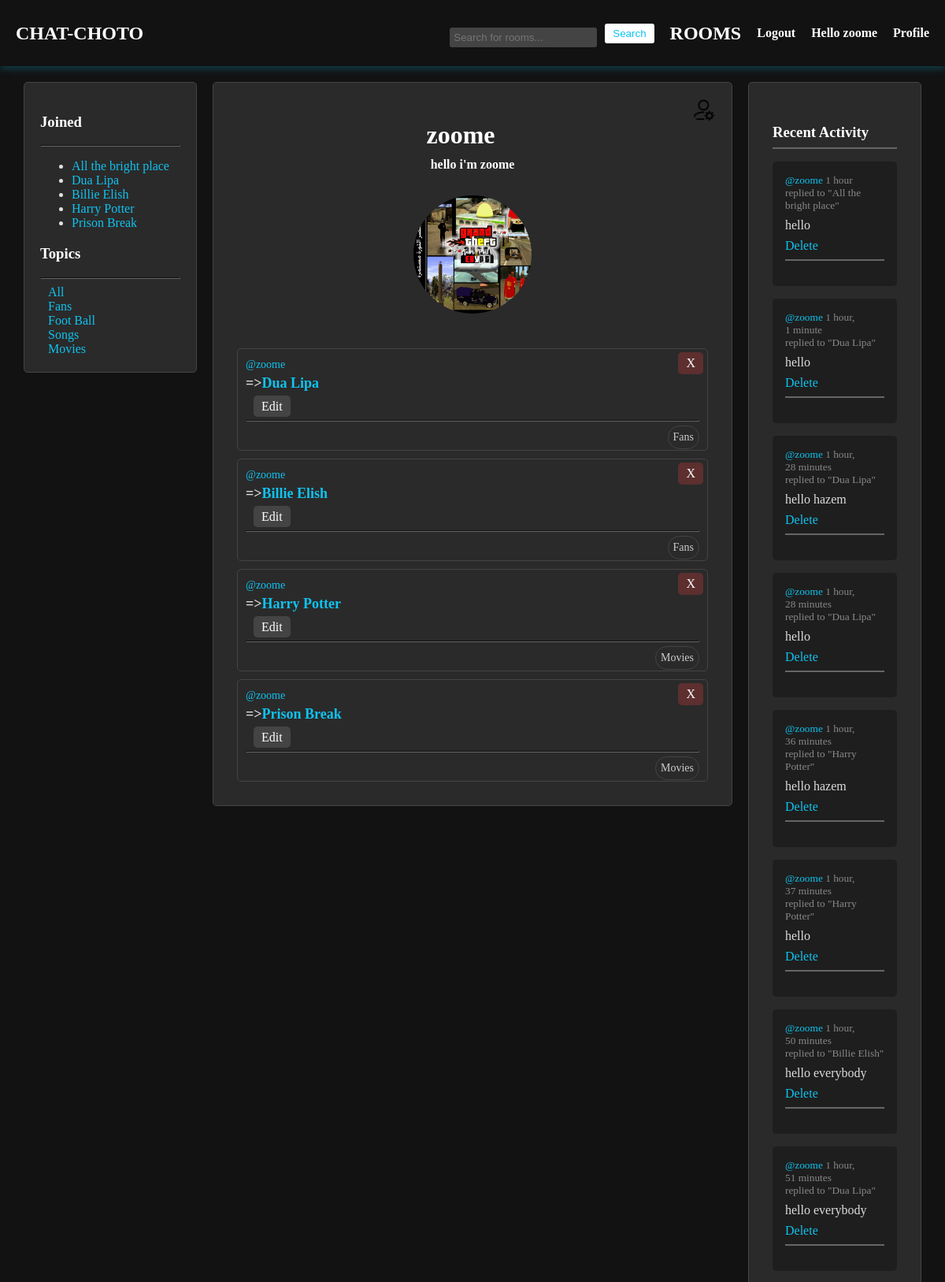
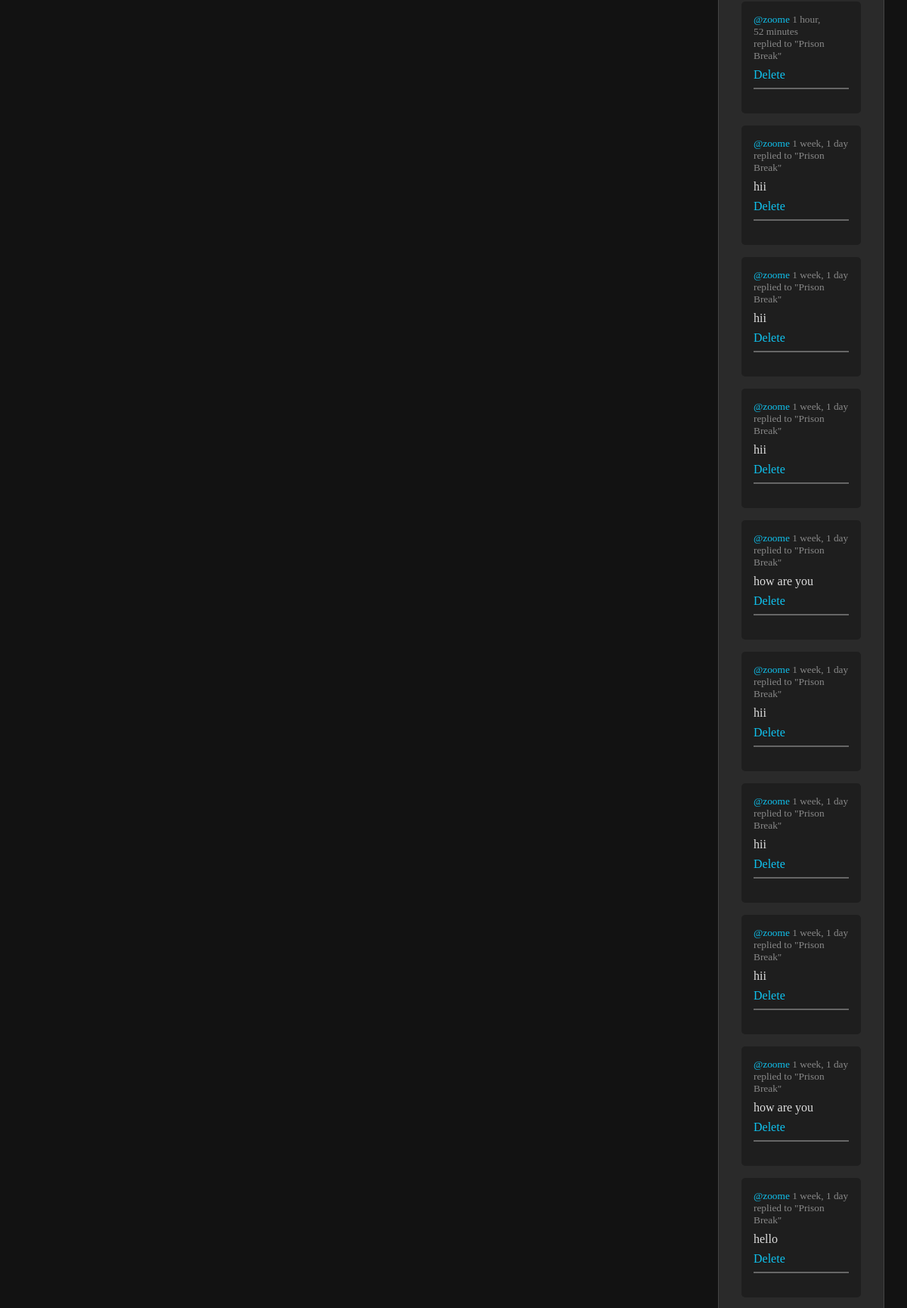
Screenshot of /profile/1 (signed in, upper part) with the database file from the repository (2 pictures, top to bottom).
### app/models.py (models this page shows, shortened)
class User(AbstractUser):
    name = models.CharField(max_length=200, null=True)
    email = models.EmailField(unique=True)
    bio = models.TextField(null=True)
    avatar = models.ImageField(default="profile.png")
    USERNAME_FIELD = 'username'
    REQUIRED_FIELDS = []

class Room(models.Model):
    host = models.ForeignKey(User, on_delete=models.SET_NULL, null=True)
    topic = models.ForeignKey(Topic, on_delete=models.SET_NULL, null=True)
    name = models.CharField(max_length=200)
    description = models.TextField(null=True)
    participants = models.ManyToManyField(User, related_name="participants", blank=True)
    created = models.DateTimeField(auto_now_add=True)
    updated = models.DateTimeField(auto_now=True)
    class Meta:
        ordering = ['-updated', '-created']
    def __str__(self):
        return self.name

class Topic(models.Model):
    name = models.CharField(max_length=200)

class Message(models.Model):
    user = models.ForeignKey(User, on_delete=models.CASCADE)
    room = models.ForeignKey(Room, on_delete=models.CASCADE)
    body = models.TextField(blank=True, null=True)
    file = models.FileField(upload_to='files/', blank=True, null=True)
    extension = models.CharField(max_length=10, null=True, blank=True)
    created = models.DateTimeField(auto_now_add=True)
    updated = models.DateTimeField(auto_now=True)
    class Meta:
        ordering = ['-updated', '-created']

### app/views.py (the view)
# urls.py: path('profile/<int:id>', views.userprofile),
def userprofile(request, id):
    user = User.objects.get(id=id)
    rooms = user.room_set.all()
    room_message = user.message_set.all()
    topics = Topic.objects.all()
    contact = Room.objects.all()
    participants = []
    for room in contact:
        for participant in room.participants.all():
            if str(participant) == user.username:
                participants.append(room)
    return render(request, 'profile.html', {'user': user, 'rooms': rooms, 'room_messages': room_message, 'topics': topics, 'contact': contact, 'participants': participants})

### templates/profile.html (shortened to what this page needs)
{% extends 'main.html' %}
{% block body %}
<div class="profile-container">
    <div class="profile-section">
        <h3>Joined</h3>
        <hr>
        <ul>
            {% for participant in participants %}
                <li>
                    <a href="/room/{{participant.id}}" class="room-link">{{participant}}</a>
                </li>
            {% endfor %}
            </ul>
        {% include 'topic_component.html' %}
    </div>
    <div class="profile-section profile-header">
        {% if request.user == user %}
            <a href="/update-profile/{{user.id}}" class="edit-button-profile"><img src="/static/images/setting.png"></a>
        {% endif %}
        <br>
        <h1>{{ user.username }}</h1>
        <h4>{{ user.bio }}</h4>
        <img src="/static/images/{{ user.avatar }}" alt="Profile Picture">
        {% include 'feed_component.html' %}
    </div>
    <div class="profile-section">
        {% include 'activity_component.html' %}
    </div>
</div>
{% endblock body %}

### templates/main.html (shortened to what this page needs)
<!DOCTYPE html>
{% load static %}
<html lang="en">
<head>
    <link rel="stylesheet" type="text/css" media="screen" href="{% static 'styles/main.css' %}">
    <link rel="stylesheet" href="https://cdnjs.cloudflare.com/ajax/libs/font-awesome/5.15.4/css/all.min.css">
    <link rel="stylesheet" href="https://cdnjs.cloudflare.com/ajax/libs/font-awesome/6.0.0-beta3/css/all.min.css">
</head>
<body>
    <header>
        <a href="/" class="logo">CHAT-CHOTO</a>
        <nav>
            <form method="GET" action="/rooms" class="search-form">
                <input type="text" name="q" placeholder="Search for rooms...">
                <input type="submit" value="Search">
            </form>
            <a href="/rooms" class="logo">ROOMS</a>
            {% if request.user.is_authenticated %}
                <a href="/logout" class="nav-link">Logout</a>
                <h4 class="welcome-msg">Hello {{ request.user }}</h4>
                <a href="/profile/{{request.user.id}}" class="nav-link">Profile</a>
            {% else %}
                <a href="/login" class="nav-link">Login</a>
            {% endif %}
        </nav>
    </header>
    <main>
        {% block body %}
        {% endblock %}
    </main>
</body>
</html>

### templates/topic_component.html
<h3>Topics</h3>
<hr>
<div>
    <a href="/rooms">All</a>
</div>
{% for topic in topics %}
    <div>
        <a href="/rooms/?q={{topic.name}}">{{topic.name}}</a>
    </div>
{% endfor %}

### templates/feed_component.html
<div class="room-list" style="text-align: initial;">
    {% for room in rooms %}
        <div class="room-item">
            <a href="/profile/{{room.host.id}}" class="host-link">@{{room.host.username}}</a>
            <h5 class="room-title">
                =><a href="/room/{{room.id}}" class="room-link">{{room.name}}</a>
            </h5>
            {% if request.user == room.host %}
                <div class="room-actions">
                    <a href="/update-room/{{room.id}}" class="edit-button">Edit</a>
                    <a href="/delete-room/{{room.id}}" class="delete-button d">X</a>
                </div>
            {% endif %}
            <hr>
            <small class="room-topic">{{room.topic.name}}</small>
            <br>
        </div>
    {% endfor %}
</div>

### templates/activity_component.html
<div class="recent-activity">
<h3>Recent Activity</h3>
<hr>
{% for message in room_messages %}
<div>
    <small><a href="/profile/{{message.user.id}}">@{{message.user}}</a> {{message.created|timesince}} </small>
    <small>replied to "{{message.room}}"</small>
    <p>{{message.body}}</p>
    {% if request.user == message.user %}
        <a href="/delete_message/{{message.id}}">Delete</a>
    {% endif %}
    <hr>
</div>
{% endfor %}
</div>

### static/styles/main.css (style rules this page uses)
body { font-family: Arial, sans-serif; margin: 0; padding: 0; background-color: #121212; color: #E0E0E0 ; font-family: cursive; }
header { display: flex; justify-content: space-between; align-items: center; background-color: #24c4da00; color: white; padding: 10px 20px; box-shadow: 0 4px 8px #0fc3f03b; }
header .logo { font-size: 24px; font-weight: bold; color: white; text-decoration: none; }
header nav { display: flex; align-items: center; height: 4rem; }
header nav .search-form { display: flex; align-items: center; margin-right: 20px; }
header nav .search-form input[type="text"] { padding: 5px; border: none; border-radius: 3px; }
header nav .search-form input[type="submit"] { padding: 5px 10px; margin-left: 10px; border: none; background-color: white; color: #0fc3f0; cursor: pointer; border-radius: 3px; }
header nav .nav-link { color: white; text-decoration: none; font-weight: bold; margin-left: 20px; }
header nav .welcome-msg { margin-left: 20px; }
main { padding: 20px; }
div { padding: 0 10px 0 10px; }
a { color: #0fc3f0; text-decoration: none; }
.recent-activity { margin-top: 2rem; }
.recent-activity h3 { margin-bottom: 0.5rem; }
.recent-activity hr { border: 1px solid #333333; margin-bottom: 1rem; }
.recent-activity div { padding: 1rem; background-color: #1E1E1E; border-radius: 5px; margin-bottom: 1rem; }
.recent-activity small { display: block; color: #888888; }
.recent-activity a { color: #0fc3f0; }
.recent-activity p { color: #E0E0E0; margin: 0.5rem 0; }
.delete-button { background-color: #ff4444; color: white; margin-left: 10px; }
hr { border-color: #666; }
.room-list { margin-top: 20px; }
.room-item { padding: 10px; border: 1px solid #444; border-radius: 5px; margin-bottom: 10px; background-color: #2a2a2a; }
.host-link { font-size: 14px; text-decoration: none; }
.room-title { font-size: 18px; margin: 5px 0; }
.room-link { text-decoration: none; }
.room-topic { float: right; font-size: 14px; color: #ccc; border: 1px solid #444; border-radius: 20px; margin-top: -3px; padding: 6px; background-color: #2a2a2a00; }
.room-actions { margin-top: 10px; }
.edit-button, .delete-button { background-color: #444; color: #ffffff; border: none; padding: 5px 10px; border-radius: 5px; text-decoration: none; margin-right: 10px; }
.delete-button { background-color: #e73d3d46; }
.d { background-color: #e73d3d46; float: right; margin-right: -15px; margin-top: -60px; }
input[type="text"] { width: 100%; padding: 10px; border-radius: 5px; border: 1px solid #ccc; background-color: #444; color: #fff; margin-top: 10px; }
.profile-container { display: grid; grid-template-columns: 1fr 3fr 1fr; gap: 20px; }
.profile-header { background-color: #2a2a2a; padding: 20px; border-radius: 5px; border: 1px solid #444; text-align: center; }
.profile-header h1, .profile-header h3, .profile-header h4 { color: white; margin: 10px 0; }
.profile-header img { border-radius: 50%; max-width: 150px; margin: 20px 0; }
.profile-section { background-color: #2a2a2a; padding: 20px; border-radius: 5px; border: 1px solid #444; height: fit-content; }
.profile-section h3 { color: white; }
.profile-section hr { border-color: #666; }
.profile-section p { color: #ddd; font-size: 16px; }
.edit-button-profile { color: #ffffff; border: none; border-radius: 5px; text-decoration: none; float: right; }
.edit-button-profile img { width: 30px; margin: 0; }

### templates/profile.html (style rules this page uses)
.profile-container { display: grid; grid-template-columns: 1fr 3fr 1fr; }

### rows the page displays
User: user "zoome", username "zoome", bio "hello i'm zoome", avatar (placeholder picture)
Room: name "All the bright place"
Room: name "Dua Lipa", host.username "zoome", topic.name "Fans"
Room: name "Billie Elish", host.username "zoome", topic.name "Fans"
Room: name "Harry Potter", host.username "zoome", topic.name "Movies"
Room: name "Prison Break", host.username "zoome", topic.name "Movies"
Topic: name "Fans"
Topic: name "Foot Ball"
Topic: name "Songs"
Topic: name "Movies"
Message: user "zoome", created "1 hour", room "All the bright place", body "hello"
Message: user "zoome", created "1 hour, 1 minute", room "Dua Lipa", body "hello"
Message: user "zoome", created "1 hour, 28 minutes", room "Dua Lipa", body "hello hazem"
Message: user "zoome", created "1 hour, 28 minutes", room "Dua Lipa", body "hello"
Message: user "zoome", created "1 hour, 36 minutes", room "Harry Potter", body "hello hazem"
Message: user "zoome", created "1 hour, 37 minutes", room "Harry Potter", body "hello"
Message: user "zoome", created "1 hour, 50 minutes", room "Billie Elish", body "hello everybody"
Message: user "zoome", created "1 hour, 51 minutes", room "Dua Lipa", body "hello everybody"
Message: user "zoome", created "1 hour, 52 minutes", room "Prison Break"
Message: user "zoome", created "1 week, 1 day", room "Prison Break", body "hii"
Message: user "zoome", created "1 week, 1 day", room "Prison Break", body "hii"
Message: user "zoome", created "1 week, 1 day", room "Prison Break", body "hii"
Message: user "zoome", created "1 week, 1 day", room "Prison Break", body "how are you"
Message: user "zoome", created "1 week, 1 day", room "Prison Break", body "hii"
Message: user "zoome", created "1 week, 1 day", room "Prison Break", body "hii"
Message: user "zoome", created "1 week, 1 day", room "Prison Break", body "hii"
Message: user "zoome", created "1 week, 1 day", room "Prison Break", body "how are you"
Message: user "zoome", created "1 week, 1 day", room "Prison Break", body "hello"
